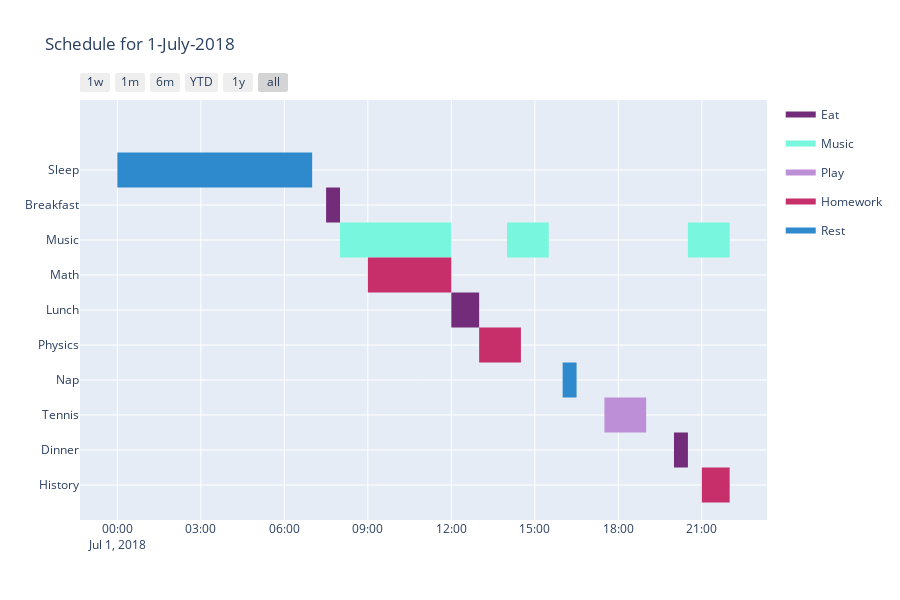

The notebook cell saved with this chart:
### Code cell
fig = ff.create_gantt(
    schedule,
    title='Schedule for 1-July-2018',
    colors=color_dict,
    index_col='Category',
    show_colorbar=True,
    bar_width=0.5,
    showgrid_x=True,
    showgrid_y=True,
    group_tasks=True
)
fig

### Figure 1 — Plotly figure (JSON) as saved in the notebook; plotly's stock layout.template omitted (floating-point values rounded to 4 significant figures)
{"data": [{"fill": "toself", "fillcolor": "rgb(114, 44, 121)", "hoverinfo": "name", "legendgroup": "rgb(114, 44, 121)", "mode": "none", "name": "Eat", "type": "scatter", "x": ["2018-07-01 7:30:00", "2018-07-01 8:00:00", "2018-07-01 8:00:00", "2018-07-01 7:30:00", "2018-07-01 7:30:00", "2018-07-01 12:00:00", "2018-07-01 13:00:00", "2018-07-01 13:00:00", "2018-07-01 12:00:00", "2018-07-01 12:00:00", "2018-07-01 20:00:00", "2018-07-01 20:30:00", "2018-07-01 20:30:00", "2018-07-01 20:00:00"], "y": [7.5, 7.5, 8.5, 8.5, null, 4.5, 4.5, 5.5, 5.5, null, 0.5, 0.5, 1.5, 1.5]}, {"fill": "toself", "fillcolor": "rgb(120, 247, 222)", "hoverinfo": "name", "legendgroup": "rgb(120, 247, 222)", "mode": "none", "name": "Music", "type": "scatter", "x": ["2018-07-01 8:00:00", "2018-07-01 12:00:00", "2018-07-01 12:00:00", "2018-07-01 8:00:00", "2018-07-01 8:00:00", "2018-07-01 14:00:00", "2018-07-01 15:30:00", "2018-07-01 15:30:00", "2018-07-01 14:00:00", "2018-07-01 14:00:00", "2018-07-01 20:30:00", "2018-07-01 22:00:00", "2018-07-01 22:00:00", "2018-07-01 20:30:00"], "y": [6.5, 6.5, 7.5, 7.5, null, 6.5, 6.5, 7.5, 7.5, null, 6.5, 6.5, 7.5, 7.5]}, {"fill": "toself", "fillcolor": "rgb(189, 143, 215)", "hoverinfo": "name", "legendgroup": "rgb(189, 143, 215)", "mode": "none", "name": "Play", "type": "scatter", "x": ["2018-07-01 17:30:00", "2018-07-01 19:00:00", "2018-07-01 19:00:00", "2018-07-01 17:30:00"], "y": [1.5, 1.5, 2.5, 2.5]}, {"fill": "toself", "fillcolor": "rgb(198, 47, 105)", "hoverinfo": "name", "legendgroup": "rgb(198, 47, 105)", "mode": "none", "name": "Homework", "type": "scatter", "x": ["2018-07-01 9:00:00", "2018-07-01 12:00:00", "2018-07-01 12:00:00", "2018-07-01 9:00:00", "2018-07-01 9:00:00", "2018-07-01 13:00:00", "2018-07-01 14:30:00", "2018-07-01 14:30:00", "2018-07-01 13:00:00", "2018-07-01 13:00:00", "2018-07-01 21:00:00", "2018-07-01 22:00:00", "2018-07-01 22:00:00", "2018-07-01 21:00:00"], "y": [5.5, 5.5, 6.5, 6.5, null, 3.5, 3.5, 4.5, 4.5, null, -0.5, -0.5, 0.5, 0.5]}, {"fill": "toself", "fillcolor": "rgb(46, 137, 205)", "hoverinfo": "name", "legendgroup": "rgb(46, 137, 205)", "mode": "none", "name": "Rest", "type": "scatter", "x": ["2018-07-01 0:00:00", "2018-07-01 7:00:00", "2018-07-01 7:00:00", "2018-07-01 0:00:00", "2018-07-01 0:00:00", "2018-07-01 16:00:00", "2018-07-01 16:30:00", "2018-07-01 16:30:00", "2018-07-01 16:00:00"], "y": [8.5, 8.5, 9.5, 9.5, null, 2.5, 2.5, 3.5, 3.5]}, {"legendgroup": "rgb(114, 44, 121)", "marker": {"color": "rgb(114, 44, 121)", "opacity": 0, "size": 1}, "mode": "markers", "name": "", "showlegend": false, "text": [null, null, null, null, null, null], "type": "scatter", "x": ["2018-07-01 7:30:00", "2018-07-01 8:00:00", "2018-07-01 12:00:00", "2018-07-01 13:00:00", "2018-07-01 20:00:00", "2018-07-01 20:30:00"], "y": [8, 8, 5, 5, 1, 1]}, {"legendgroup": "rgb(120, 247, 222)", "marker": {"color": "rgb(120, 247, 222)", "opacity": 0, "size": 1}, "mode": "markers", "name": "", "showlegend": false, "text": [null, null, null, null, null, null], "type": "scatter", "x": ["2018-07-01 8:00:00", "2018-07-01 12:00:00", "2018-07-01 14:00:00", "2018-07-01 15:30:00", "2018-07-01 20:30:00", "2018-07-01 22:00:00"], "y": [7, 7, 7, 7, 7, 7]}, {"legendgroup": "rgb(189, 143, 215)", "marker": {"color": "rgb(189, 143, 215)", "opacity": 0, "size": 1}, "mode": "markers", "name": "", "showlegend": false, "text": [null, null], "type": "scatter", "x": ["2018-07-01 17:30:00", "2018-07-01 19:00:00"], "y": [2, 2]}, {"legendgroup": "rgb(198, 47, 105)", "marker": {"color": "rgb(198, 47, 105)", "opacity": 0, "size": 1}, "mode": "markers", "name": "", "showlegend": false, "text": [null, null, null, null, null, null], "type": "scatter", "x": ["2018-07-01 9:00:00", "2018-07-01 12:00:00", "2018-07-01 13:00:00", "2018-07-01 14:30:00", "2018-07-01 21:00:00", "2018-07-01 22:00:00"], "y": [6, 6, 4, 4, 0, 0]}, {"legendgroup": "rgb(46, 137, 205)", "marker": {"color": "rgb(46, 137, 205)", "opacity": 0, "size": 1}, "mode": "markers", "name": "", "showlegend": false, "text": [null, null, null, null], "type": "scatter", "x": ["2018-07-01 0:00:00", "2018-07-01 7:00:00", "2018-07-01 16:00:00", "2018-07-01 16:30:00"], "y": [9, 9, 3, 3]}], "layout": {"height": 600, "hovermode": "closest", "showlegend": true, "title": {"text": "Schedule for 1-July-2018"}, "xaxis": {"rangeselector": {"buttons": [{"count": 7, "label": "1w", "step": "day", "stepmode": "backward"}, {"count": 1, "label": "1m", "step": "month", "stepmode": "backward"}, {"count": 6, "label": "6m", "step": "month", "stepmode": "backward"}, {"count": 1, "label": "YTD", "step": "year", "stepmode": "todate"}, {"count": 1, "label": "1y", "step": "year", "stepmode": "backward"}, {"step": "all"}]}, "showgrid": true, "type": "date", "zeroline": false}, "yaxis": {"autorange": false, "range": [-1, 11], "showgrid": true, "ticktext": ["History", "Dinner", "Tennis", "Nap", "Physics", "Lunch", "Math", "Music", "Breakfast", "Sleep"], "tickvals": [0, 1, 2, 3, 4, 5, 6, 7, 8, 9], "zeroline": false}}}
